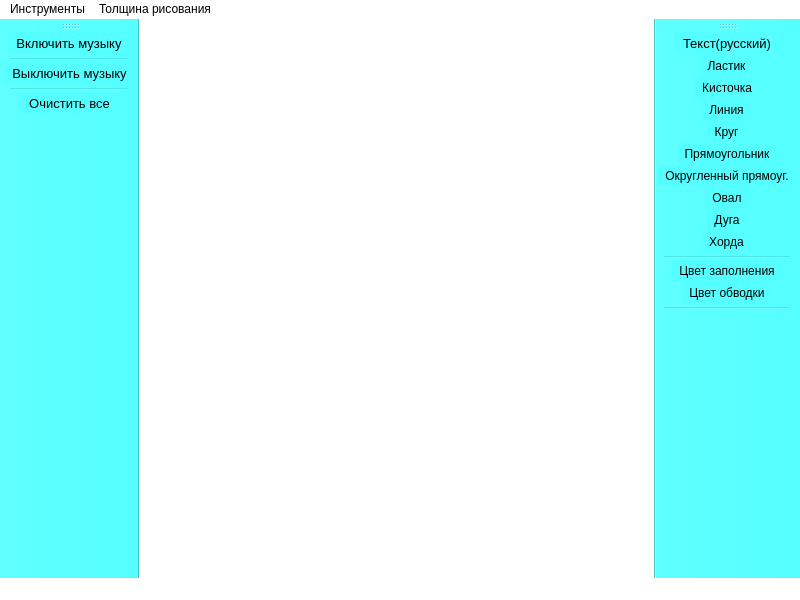
<?xml version="1.0" encoding="UTF-8"?>
<ui version="4.0">
 <class>MainWindow</class>
 <widget class="QMainWindow" name="MainWindow">
  <property name="geometry">
   <rect>
    <x>0</x>
    <y>0</y>
    <width>800</width>
    <height>600</height>
   </rect>
  </property>
  <property name="cursor">
   <cursorShape>ArrowCursor</cursorShape>
  </property>
  <property name="mouseTracking">
   <bool>false</bool>
  </property>
  <property name="windowTitle">
   <string>LibertyPain</string>
  </property>
  <property name="windowIcon">
   <iconset>
    <normaloff>../../Downloads/128725.png</normaloff>../../Downloads/128725.png</iconset>
  </property>
  <property name="styleSheet">
   <string notr="true">background-color: rgb(255, 255, 255);</string>
  </property>
  <property name="tabShape">
   <enum>QTabWidget::Rounded</enum>
  </property>
  <widget class="QWidget" name="centralwidget"/>
  <widget class="QMenuBar" name="menubar">
   <property name="geometry">
    <rect>
     <x>0</x>
     <y>0</y>
     <width>1920</width>
     <height>20</height>
    </rect>
   </property>
   <widget class="QMenu" name="menu">
    <property name="title">
     <string>Инструменты</string>
    </property>
    <addaction name="action_eraser"/>
    <addaction name="action_text"/>
    <addaction name="action_brush"/>
    <addaction name="action_line"/>
    <addaction name="action_circle"/>
    <addaction name="action_rect"/>
    <addaction name="action_rectangle"/>
    <addaction name="action_oval"/>
    <addaction name="action_arc"/>
    <addaction name="action_chord"/>
    <addaction name="action_color_inside"/>
    <addaction name="action__color_outside"/>
   </widget>
   <widget class="QMenu" name="menu_2">
    <property name="title">
     <string>Толщина рисования</string>
    </property>
   </widget>
   <addaction name="menu"/>
   <addaction name="menu_2"/>
  </widget>
  <widget class="QStatusBar" name="statusbar"/>
  <widget class="QToolBar" name="toolBar">
   <property name="cursor">
    <cursorShape>PointingHandCursor</cursorShape>
   </property>
   <property name="windowTitle">
    <string>toolBar</string>
   </property>
   <property name="styleSheet">
    <string notr="true">background-color: qlineargradient(spread:pad, x1:0, y1:1, x2:0, y2:0, stop:0 rgba(0, 0, 0, 255), stop:0.05 rgba(14, 8, 73, 255), stop:0.36 rgba(28, 17, 145, 255), stop:0.6 rgba(126, 14, 81, 255), stop:0.75 rgba(234, 11, 11, 255), stop:0.79 rgba(244, 70, 5, 255), stop:0.86 rgba(255, 136, 0, 255), stop:0.935 rgba(239, 236, 55, 255));
background-color: rgb(85, 255, 255);</string>
   </property>
   <attribute name="toolBarArea">
    <enum>RightToolBarArea</enum>
   </attribute>
   <attribute name="toolBarBreak">
    <bool>false</bool>
   </attribute>
   <addaction name="action_text"/>
   <addaction name="action_eraser"/>
   <addaction name="action_brush"/>
   <addaction name="action_line"/>
   <addaction name="action_circle"/>
   <addaction name="action_rect"/>
   <addaction name="action_rectangle"/>
   <addaction name="action_oval"/>
   <addaction name="action_arc"/>
   <addaction name="action_chord"/>
   <addaction name="separator"/>
   <addaction name="action_color_inside"/>
   <addaction name="action__color_outside"/>
   <addaction name="separator"/>
  </widget>
  <widget class="QToolBar" name="toolBar_2">
   <property name="cursor">
    <cursorShape>PointingHandCursor</cursorShape>
   </property>
   <property name="windowTitle">
    <string>toolBar_2</string>
   </property>
   <property name="styleSheet">
    <string notr="true">background-color: rgb(85, 255, 255);</string>
   </property>
   <attribute name="toolBarArea">
    <enum>LeftToolBarArea</enum>
   </attribute>
   <attribute name="toolBarBreak">
    <bool>false</bool>
   </attribute>
   <addaction name="action_music_on"/>
   <addaction name="separator"/>
   <addaction name="action_music_off"/>
   <addaction name="separator"/>
   <addaction name="action_clear"/>
  </widget>
  <action name="action_eraser">
   <property name="icon">
    <iconset>
     <normaloff>../../Downloads/Без названия.png</normaloff>../../Downloads/Без названия.png</iconset>
   </property>
   <property name="text">
    <string>Ластик</string>
   </property>
   <property name="toolTip">
    <string>Ластик</string>
   </property>
   <property name="shortcut">
    <string>1</string>
   </property>
   <property name="menuRole">
    <enum>QAction::NoRole</enum>
   </property>
  </action>
  <action name="action_text">
   <property name="text">
    <string>Текст(русский)</string>
   </property>
   <property name="toolTip">
    <string>&lt;html&gt;&lt;head/&gt;&lt;body&gt;&lt;p&gt;&lt;span style=&quot; font-size:10pt; font-weight:600; color:#ffffff;&quot;&gt;Текст(русский)&lt;/span&gt;&lt;/p&gt;&lt;/body&gt;&lt;/html&gt;</string>
   </property>
   <property name="font">
    <font>
     <pointsize>10</pointsize>
    </font>
   </property>
  </action>
  <action name="action_brush">
   <property name="icon">
    <iconset>
     <normaloff>../../Downloads/w256h2561350817736brush.png</normaloff>../../Downloads/w256h2561350817736brush.png</iconset>
   </property>
   <property name="text">
    <string>Кисточка</string>
   </property>
  </action>
  <action name="action_line">
   <property name="text">
    <string>Линия</string>
   </property>
  </action>
  <action name="action_circle">
   <property name="text">
    <string>Круг</string>
   </property>
  </action>
  <action name="action_rect">
   <property name="text">
    <string>Прямоугольник</string>
   </property>
  </action>
  <action name="action_red">
   <property name="text">
    <string>Красный</string>
   </property>
  </action>
  <action name="action_green">
   <property name="text">
    <string>Зеленый</string>
   </property>
  </action>
  <action name="action">
   <property name="text">
    <string>Черный</string>
   </property>
  </action>
  <action name="action_rectangle">
   <property name="text">
    <string>Округленный прямоуг.</string>
   </property>
  </action>
  <action name="action_oval">
   <property name="text">
    <string>Овал</string>
   </property>
  </action>
  <action name="action_arc">
   <property name="text">
    <string>Дуга</string>
   </property>
  </action>
  <action name="action_chord">
   <property name="text">
    <string>Хорда</string>
   </property>
  </action>
  <action name="action_color_inside">
   <property name="text">
    <string>Цвет заполнения</string>
   </property>
   <property name="toolTip">
    <string>Цвет заполнения</string>
   </property>
  </action>
  <action name="action__color_outside">
   <property name="text">
    <string>Цвет обводки</string>
   </property>
   <property name="toolTip">
    <string>Цвет обводки</string>
   </property>
  </action>
  <action name="action_music_on">
   <property name="text">
    <string>Включить музыку</string>
   </property>
   <property name="toolTip">
    <string>Включить музыку</string>
   </property>
   <property name="font">
    <font>
     <pointsize>10</pointsize>
    </font>
   </property>
  </action>
  <action name="action_music_off">
   <property name="text">
    <string>Выключить музыку</string>
   </property>
   <property name="font">
    <font>
     <pointsize>10</pointsize>
    </font>
   </property>
  </action>
  <action name="action_clear">
   <property name="text">
    <string>Очистить все</string>
   </property>
   <property name="font">
    <font>
     <family>MS Shell Dlg 2</family>
     <pointsize>10</pointsize>
     <weight>50</weight>
     <italic>false</italic>
     <bold>false</bold>
     <underline>false</underline>
     <strikeout>false</strikeout>
     <kerning>true</kerning>
    </font>
   </property>
  </action>
 </widget>
 <resources/>
 <connections/>
</ui>
